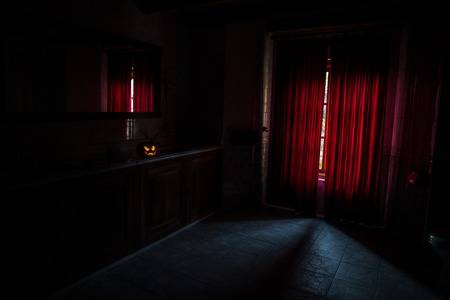
#> input picture soba.png, 450 x 300 px
$ python obradaslike7.py
#> lines starting #> are read from the running program, lines starting #| are printed output that depends on the picture
import cv2
import math

img = cv2.imread('soba.png')
#> img is the input picture: shape (300, 450, 3); mean B, G, R 8.5, 6.7, 14.7

img = cv2.cvtColor(img, cv2.COLOR_RGB2GRAY)
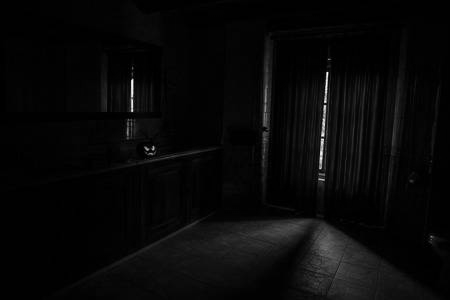
#> img: shape (300, 450); min 0, max 250, mean 8.2

k = 50
c = 255 / (math.log(k * 255))

for i in range (0, img.shape[0]):
    for j in range (0, img.shape[1]):
#> (the run stopped early here; a loop or call above may not have finished)
